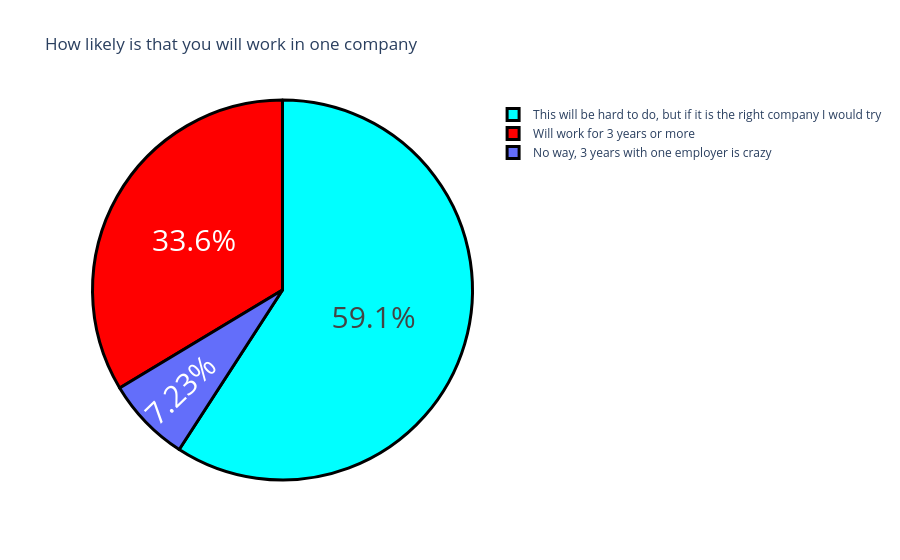

Source (notebook cell):
### Code cell
question3 = "How likely is that you will work for one employer for 3 years or more ?"

question3 = df[question3].value_counts()

label = question3.index
counts = question3.values
colors = ['aqua', 'red']

fig = go.Figure(data=[go.Pie(labels=label, values=counts)])

fig.update_layout(title_text='How likely is that you will work in one company')

fig.update_traces(
    hoverinfo='label+value',
    textinfo='percent',
    textfont_size=30,
    marker=dict(
        colors=colors,
        line=dict(color='black', width=3)
    )
)

fig.show()

### Figure 1 — Plotly figure (JSON) as saved in the notebook; plotly's stock layout.template omitted (floating-point values rounded to 4 significant figures)
{"data": [{"hoverinfo": "label+value", "labels": ["This will be hard to do, but if it is the right company I would try", "Will work for 3 years or more", "No way, 3 years with one employer is crazy"], "marker": {"colors": ["aqua", "red"], "line": {"color": "black", "width": 3}}, "textfont": {"size": 30}, "textinfo": "percent", "type": "pie", "values": [139, 79, 17]}], "layout": {"title": {"text": "How likely is that you will work in one company"}}}
